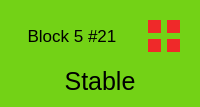
               <widget class="QWidget" name="cell_n21" native="true">
                <property name="styleSheet">
                 <string notr="true">background-color: rgb(115, 210, 22);
border-color: rgb(255, 255, 255);</string>
                </property>
                <layout class="QGridLayout" name="gridLayout_83">
                 <item row="0" column="0">
                  <widget class="QLabel" name="n21">
                   <property name="font">
                    <font>
                     <pointsize>13</pointsize>
                    </font>
                   </property>
                   <property name="text">
                    <string>Block 5 #21</string>
                   </property>
                   <property name="alignment">
                    <set>Qt::AlignCenter</set>
                   </property>
                  </widget>
                 </item>
                 <item row="0" column="1">
                  <widget class="QWidget" name="w21" native="true">
                   <property name="sizePolicy">
                    <sizepolicy hsizetype="Fixed" vsizetype="Fixed">
                     <horstretch>0</horstretch>
                     <verstretch>0</verstretch>
                    </sizepolicy>
                   </property>
                   <property name="minimumSize">
                    <size>
                     <width>50</width>
                     <height>50</height>
                    </size>
                   </property>
                   <property name="maximumSize">
                    <size>
                     <width>50</width>
                     <height>50</height>
                    </size>
                   </property>
                   <layout class="QGridLayout" name="gridLayout_84">
                    <item row="0" column="0">
                     <widget class="QWidget" name="n21_mainsys" native="true">
                      <property name="styleSheet">
                       <string notr="true">background-color: rgb(239, 41, 41);</string>
                      </property>
                     </widget>
                    </item>
                    <item row="0" column="1">
                     <widget class="QWidget" name="n21_mainradar" native="true">
                      <property name="styleSheet">
                       <string notr="true">background-color: rgb(239, 41, 41);</string>
                      </property>
                     </widget>
                    </item>
                    <item row="1" column="0">
                     <widget class="QWidget" name="n21_subsys" native="true">
                      <property name="styleSheet">
                       <string notr="true">background-color: rgb(239, 41, 41);</string>
                      </property>
                     </widget>
                    </item>
                    <item row="1" column="1">
                     <widget class="QWidget" name="n21_subradar" native="true">
                      <property name="styleSheet">
                       <string notr="true">background-color: rgb(239, 41, 41);</string>
                      </property>
                     </widget>
                    </item>
                   </layout>
                  </widget>
                 </item>
                 <item row="1" column="0" colspan="2">
                  <widget class="QLabel" name="n21_display">
                   <property name="font">
                    <font>
                     <pointsize>19</pointsize>
                    </font>
                   </property>
                   <property name="styleSheet">
                    <string notr="true">border-color: rgb(255, 255, 255);</string>
                   </property>
                   <property name="text">
                    <string>Stable</string>
                   </property>
                   <property name="alignment">
                    <set>Qt::AlignCenter</set>
                   </property>
                  </widget>
                 </item>
                </layout>
               </widget>
